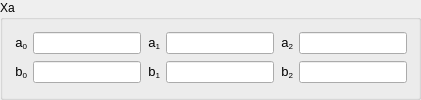
       <widget class="QGroupBox" name="xaGroupBox">
        <property name="title">
         <string>Xa</string>
        </property>
        <layout class="QVBoxLayout" name="verticalLayout_6">
         <item>
          <layout class="QHBoxLayout" name="horizontalLayout_30">
           <item>
            <widget class="QLabel" name="label_55">
             <property name="text">
              <string>&lt;!DOCTYPE HTML PUBLIC &quot;-//W3C//DTD HTML 4.0//EN&quot; &quot;http://www.w3.org/TR/REC-html40/strict.dtd&quot;&gt;
&lt;html&gt;&lt;head&gt;&lt;meta name=&quot;qrichtext&quot; content=&quot;1&quot; /&gt;&lt;style type=&quot;text/css&quot;&gt;
p, li { white-space: pre-wrap; }
&lt;/style&gt;&lt;/head&gt;&lt;body style=&quot; font-family:'Sans'; font-size:10pt; font-weight:400; font-style:normal;&quot;&gt;
&lt;table style=&quot;-qt-table-type: root; margin-top:4px; margin-bottom:4px; margin-left:4px; margin-right:4px;&quot;&gt;
&lt;tr&gt;
&lt;td style=&quot;border: none;&quot;&gt;
&lt;p align=&quot;right&quot; style=&quot; margin-top:0px; margin-bottom:0px; margin-left:0px; margin-right:0px; -qt-block-indent:0; text-indent:0px;&quot;&gt;a&lt;span style=&quot; vertical-align:sub;&quot;&gt;0&lt;/span&gt;&lt;/p&gt;&lt;/td&gt;&lt;/tr&gt;&lt;/table&gt;&lt;/body&gt;&lt;/html&gt;</string>
             </property>
            </widget>
           </item>
           <item>
            <widget class="QLineEdit" name="xaA0LineEdit">
             <property name="readOnly">
              <bool>true</bool>
             </property>
            </widget>
           </item>
           <item>
            <widget class="QLabel" name="label_56">
             <property name="text">
              <string>&lt;!DOCTYPE HTML PUBLIC &quot;-//W3C//DTD HTML 4.0//EN&quot; &quot;http://www.w3.org/TR/REC-html40/strict.dtd&quot;&gt;
&lt;html&gt;&lt;head&gt;&lt;meta name=&quot;qrichtext&quot; content=&quot;1&quot; /&gt;&lt;style type=&quot;text/css&quot;&gt;
p, li { white-space: pre-wrap; }
&lt;/style&gt;&lt;/head&gt;&lt;body style=&quot; font-family:'Sans'; font-size:10pt; font-weight:400; font-style:normal;&quot;&gt;
&lt;table style=&quot;-qt-table-type: root; margin-top:4px; margin-bottom:4px; margin-left:4px; margin-right:4px;&quot;&gt;
&lt;tr&gt;
&lt;td style=&quot;border: none;&quot;&gt;
&lt;p align=&quot;right&quot; style=&quot; margin-top:0px; margin-bottom:0px; margin-left:0px; margin-right:0px; -qt-block-indent:0; text-indent:0px;&quot;&gt;a&lt;span style=&quot; vertical-align:sub;&quot;&gt;1&lt;/span&gt;&lt;/p&gt;&lt;/td&gt;&lt;/tr&gt;&lt;/table&gt;&lt;/body&gt;&lt;/html&gt;</string>
             </property>
            </widget>
           </item>
           <item>
            <widget class="QLineEdit" name="xaA1LineEdit">
             <property name="readOnly">
              <bool>true</bool>
             </property>
            </widget>
           </item>
           <item>
            <widget class="QLabel" name="label_57">
             <property name="text">
              <string>&lt;!DOCTYPE HTML PUBLIC &quot;-//W3C//DTD HTML 4.0//EN&quot; &quot;http://www.w3.org/TR/REC-html40/strict.dtd&quot;&gt;
&lt;html&gt;&lt;head&gt;&lt;meta name=&quot;qrichtext&quot; content=&quot;1&quot; /&gt;&lt;style type=&quot;text/css&quot;&gt;
p, li { white-space: pre-wrap; }
&lt;/style&gt;&lt;/head&gt;&lt;body style=&quot; font-family:'Sans'; font-size:10pt; font-weight:400; font-style:normal;&quot;&gt;
&lt;table style=&quot;-qt-table-type: root; margin-top:4px; margin-bottom:4px; margin-left:4px; margin-right:4px;&quot;&gt;
&lt;tr&gt;
&lt;td style=&quot;border: none;&quot;&gt;
&lt;p align=&quot;right&quot; style=&quot; margin-top:0px; margin-bottom:0px; margin-left:0px; margin-right:0px; -qt-block-indent:0; text-indent:0px;&quot;&gt;a&lt;span style=&quot; vertical-align:sub;&quot;&gt;2&lt;/span&gt;&lt;/p&gt;&lt;/td&gt;&lt;/tr&gt;&lt;/table&gt;&lt;/body&gt;&lt;/html&gt;</string>
             </property>
            </widget>
           </item>
           <item>
            <widget class="QLineEdit" name="xaA2LineEdit">
             <property name="readOnly">
              <bool>true</bool>
             </property>
            </widget>
           </item>
          </layout>
         </item>
         <item>
          <layout class="QHBoxLayout" name="horizontalLayout_31">
           <item>
            <widget class="QLabel" name="label_58">
             <property name="text">
              <string>&lt;!DOCTYPE HTML PUBLIC &quot;-//W3C//DTD HTML 4.0//EN&quot; &quot;http://www.w3.org/TR/REC-html40/strict.dtd&quot;&gt;
&lt;html&gt;&lt;head&gt;&lt;meta name=&quot;qrichtext&quot; content=&quot;1&quot; /&gt;&lt;style type=&quot;text/css&quot;&gt;
p, li { white-space: pre-wrap; }
&lt;/style&gt;&lt;/head&gt;&lt;body style=&quot; font-family:'Sans'; font-size:10pt; font-weight:400; font-style:normal;&quot;&gt;
&lt;table style=&quot;-qt-table-type: root; margin-top:4px; margin-bottom:4px; margin-left:4px; margin-right:4px;&quot;&gt;
&lt;tr&gt;
&lt;td style=&quot;border: none;&quot;&gt;
&lt;p align=&quot;right&quot; style=&quot; margin-top:0px; margin-bottom:0px; margin-left:0px; margin-right:0px; -qt-block-indent:0; text-indent:0px;&quot;&gt;b&lt;span style=&quot; vertical-align:sub;&quot;&gt;0&lt;/span&gt;&lt;/p&gt;&lt;/td&gt;&lt;/tr&gt;&lt;/table&gt;&lt;/body&gt;&lt;/html&gt;</string>
             </property>
            </widget>
           </item>
           <item>
            <widget class="QLineEdit" name="xaB0LineEdit">
             <property name="readOnly">
              <bool>true</bool>
             </property>
            </widget>
           </item>
           <item>
            <widget class="QLabel" name="label_59">
             <property name="text">
              <string>&lt;!DOCTYPE HTML PUBLIC &quot;-//W3C//DTD HTML 4.0//EN&quot; &quot;http://www.w3.org/TR/REC-html40/strict.dtd&quot;&gt;
&lt;html&gt;&lt;head&gt;&lt;meta name=&quot;qrichtext&quot; content=&quot;1&quot; /&gt;&lt;style type=&quot;text/css&quot;&gt;
p, li { white-space: pre-wrap; }
&lt;/style&gt;&lt;/head&gt;&lt;body style=&quot; font-family:'Sans'; font-size:10pt; font-weight:400; font-style:normal;&quot;&gt;
&lt;table style=&quot;-qt-table-type: root; margin-top:4px; margin-bottom:4px; margin-left:4px; margin-right:4px;&quot;&gt;
&lt;tr&gt;
&lt;td style=&quot;border: none;&quot;&gt;
&lt;p align=&quot;right&quot; style=&quot; margin-top:0px; margin-bottom:0px; margin-left:0px; margin-right:0px; -qt-block-indent:0; text-indent:0px;&quot;&gt;b&lt;span style=&quot; vertical-align:sub;&quot;&gt;1&lt;/span&gt;&lt;/p&gt;&lt;/td&gt;&lt;/tr&gt;&lt;/table&gt;&lt;/body&gt;&lt;/html&gt;</string>
             </property>
            </widget>
           </item>
           <item>
            <widget class="QLineEdit" name="xaB1LineEdit">
             <property name="readOnly">
              <bool>true</bool>
             </property>
            </widget>
           </item>
           <item>
            <widget class="QLabel" name="label_60">
             <property name="text">
              <string>&lt;!DOCTYPE HTML PUBLIC &quot;-//W3C//DTD HTML 4.0//EN&quot; &quot;http://www.w3.org/TR/REC-html40/strict.dtd&quot;&gt;
&lt;html&gt;&lt;head&gt;&lt;meta name=&quot;qrichtext&quot; content=&quot;1&quot; /&gt;&lt;style type=&quot;text/css&quot;&gt;
p, li { white-space: pre-wrap; }
&lt;/style&gt;&lt;/head&gt;&lt;body style=&quot; font-family:'Sans'; font-size:10pt; font-weight:400; font-style:normal;&quot;&gt;
&lt;table style=&quot;-qt-table-type: root; margin-top:4px; margin-bottom:4px; margin-left:4px; margin-right:4px;&quot;&gt;
&lt;tr&gt;
&lt;td style=&quot;border: none;&quot;&gt;
&lt;p align=&quot;right&quot; style=&quot; margin-top:0px; margin-bottom:0px; margin-left:0px; margin-right:0px; -qt-block-indent:0; text-indent:0px;&quot;&gt;b&lt;span style=&quot; vertical-align:sub;&quot;&gt;2&lt;/span&gt;&lt;/p&gt;&lt;/td&gt;&lt;/tr&gt;&lt;/table&gt;&lt;/body&gt;&lt;/html&gt;</string>
             </property>
            </widget>
           </item>
           <item>
            <widget class="QLineEdit" name="xaB2LineEdit">
             <property name="readOnly">
              <bool>true</bool>
             </property>
            </widget>
           </item>
          </layout>
         </item>
        </layout>
       </widget>
